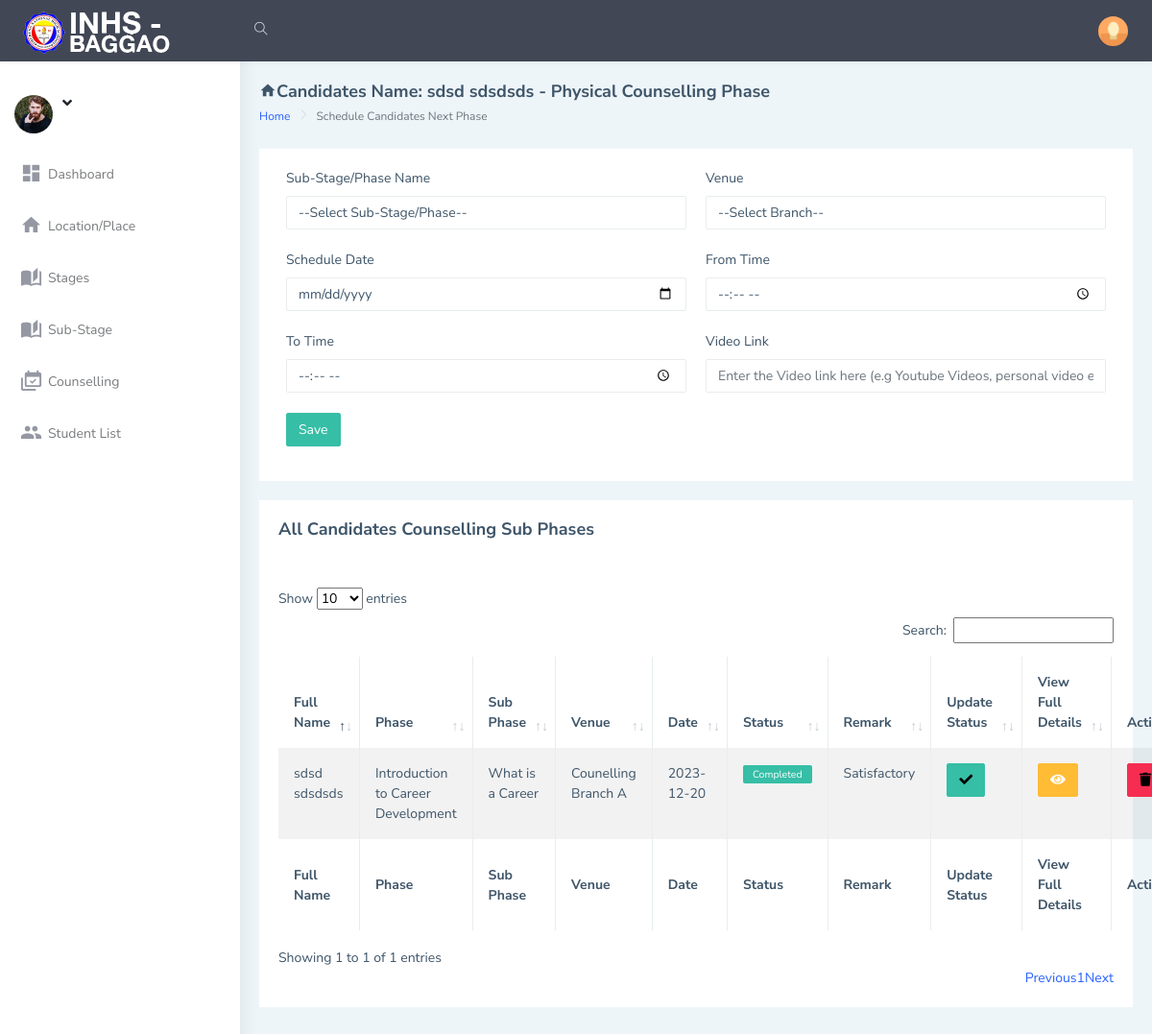
Screenshot of /admin/schedule2.php?stageid=1&cid=5 with the database file from the repository.
### tables this page shows
CREATE TABLE `users_tbl` (
  `id` int(10) NOT NULL,
  `firstName` varchar(50) DEFAULT NULL,
  `lastName` varchar(50) DEFAULT NULL,
  `emailAddress` varchar(50) DEFAULT NULL,
  `password` varchar(20) DEFAULT NULL,
  `phoneNo` varchar(20) DEFAULT NULL,
  `address` text DEFAULT NULL,
  `dob` varchar(20) DEFAULT NULL,
  `gender` varchar(10) DEFAULT NULL,
  `hobbies` text DEFAULT NULL,
  `course` varchar(50) DEFAULT NULL,
  `qualification` varchar(50) DEFAULT NULL,
  `qualificationGrade` varchar(50) DEFAULT NULL,
  `skills` text DEFAULT NULL,
  `scheduleTypeId` varchar(10) DEFAULT NULL,
  `dateCreated` varchar(20) DEFAULT NULL
);

CREATE TABLE `scheduletype_tbl` (
  `id` int(10) NOT NULL,
  `typeName` varchar(20) DEFAULT NULL
);

CREATE TABLE `substagetracker_tbl` (
  `id` int(10) NOT NULL,
  `userId` varchar(20) DEFAULT NULL,
  `stageId` varchar(20) DEFAULT NULL,
  `subStageId` varchar(20) DEFAULT NULL,
  `venue` text DEFAULT NULL,
  `scheduleDate` varchar(50) DEFAULT NULL,
  `fromTime` varchar(20) DEFAULT NULL,
  `toTime` varchar(20) DEFAULT NULL,
  `videoLink` text DEFAULT NULL,
  `status` varchar(50) DEFAULT NULL,
  `dateStarted` varchar(255) NOT NULL,
  `dateCompleted` text DEFAULT NULL,
  `remark` text DEFAULT NULL,
  `dateCreated` varchar(50) DEFAULT NULL
);

CREATE TABLE `stages_tbl` (
  `id` int(10) NOT NULL,
  `stageNo` varchar(10) DEFAULT NULL,
  `stageName` varchar(255) DEFAULT NULL,
  `description` text DEFAULT NULL,
  `remarks` text DEFAULT NULL,
  `objectives` text DEFAULT NULL,
  `material` text DEFAULT NULL,
  `videoLink` text DEFAULT NULL,
  `dateCreated` varchar(20) DEFAULT NULL
);

CREATE TABLE `substage_tbl` (
  `id` int(10) NOT NULL,
  `stageId` varchar(10) DEFAULT NULL,
  `subStageNo` varchar(10) DEFAULT NULL,
  `subStageName` varchar(255) DEFAULT NULL,
  `description` text DEFAULT NULL,
  `remark` text DEFAULT NULL,
  `objectives` text DEFAULT NULL,
  `dateCreated` varchar(20) DEFAULT NULL
);

### admin/schedule2_action.php (called while the page is built, shortened)
<?php
include('includes/dbconnection.php');
if(isset($_GET["cid"]) && $_GET["cid"] != "" && isset($_GET["stageid"]) && $_GET["stageid"] != "")
{
    $cid = $_GET["cid"];
    $stageid = $_GET["stageid"];
    $quee=mysqli_query($con,"select users_tbl.id,users_tbl.firstName,users_tbl.lastName, scheduletype_tbl.typeName,
    scheduletype_tbl.id as scheduleTypeId
    from users_tbl
    INNER JOIN scheduletype_tbl ON scheduletype_tbl.id = users_tbl.scheduleTypeId
    where users_tbl.id ='$cid'");
    $retd=mysqli_fetch_array($quee);
    if($retd > 0){
        $fullName = $retd['firstName'].' '.$retd['lastName'];
        $scheduleType = $retd['typeName'];
        $scheduleTypeId = $retd['scheduleTypeId'];
    }
}
else{
    echo "<script type = \"text/javascript\">
    window.location = (\"allCandidates.php\");
    </script>";
}
?>

### admin/schedule2.php (the view, shortened to what this page needs)
<!DOCTYPE html>
<html dir="ltr" lang="en">
<?php
include('includes/session.php');
include('schedule2_action.php');
include('includes/header.php');
?>
<body>
    <div id="main-wrapper" data-layout="vertical" data-navbarbg="skin5" data-sidebartype="full"
        data-sidebar-position="absolute" data-header-position="absolute" data-boxed-layout="full">
        <?php include 'includes/topbar.php'?>
        <?php include 'includes/sidebar.php'?>
        <div class="page-wrapper">
            <div class="page-breadcrumb">
                <div class="row align-items-center">
                    <div class="col-10">
                        <h4 class="page-title"><i class="mdi mdi-home"></i>Candidates Name: <?php echo $fullName;?> - <?php echo $scheduleType;?> Counselling Phase</h4>
                        <div class="d-flex align-items-center">
                            <nav aria-label="breadcrumb">
                                <ol class="breadcrumb">
                                    <li class="breadcrumb-item"><a href="#">Home</a></li>
                                    <li class="breadcrumb-item active" aria-current="page">Schedule Candidates Next Phase</li>
                                </ol>
                            </nav>
                        </div>
                    </div>
                </div>
            </div>
            <div class="container-fluid">
                <div class="row">
                    <div class="col-lg-12">
                        <div class="card">
                            <div class="card-body">
                                <form class="form-horizontal form-material mx-2" method="post">
                                    <div class="form-group">
                                        <div class="col-md-12">
                                            <div class="row">
                                                <div class="col-md-6">
                                                    <label>Sub-Stage/Phase Name</label>
                                                    <?php
                                                        $query=mysqli_query($con,"select * from substage_tbl where stageId ='$stageid' ORDER BY subStageNo ASC");
                                                        $count = mysqli_num_rows($query);
                                                        if($count > 0){
                                                            echo '<select required name="subStageId" class="form-control">';
                                                            echo'<option value="">--Select Sub-Stage/Phase--</option>';
                                                            echo '</select>';
                                                        }
                                                    ?>
                                                </div>
                                                <div class="col-md-6">
                                                    <label>Venue</label>
                                                    <?php if($scheduleTypeId == '2'){
                                                            echo' <input type="text" name="venue" required placeholder="Enter the meeting link here (e.g Google meet, Zoom, Skype etc)" class="form-control form-control-line">';
                                                        }else{
                                                            $querys=mysqli_query($con,"select * from branch_tbl ORDER BY branchName ASC");
                                                            $cnt = mysqli_num_rows($querys);
                                                            if($cnt > 0){
                                                                echo '<select required name="venue" class="form-control">';
                                                                echo'<option value="">--Select Branch--</option>';
                                                                echo '</select>';
                                                             }
                                                        }
                                                    ?>
                                                </div>
                                            </div>
                                            <br>
                                            <div class="row">
                                                <div class="col-md-6">
                                                    <label>Schedule Date</label>
                                                    <input type="date" name="scheduleDate" required placeholder="" class="form-control form-control-line">
                                                </div>
                                                <div class="col-md-6">
                                                    <label>From Time</label>
                                                    <input type="time" name="fromTime" required placeholder="" class="form-control form-control-line" >
                                                </div>
                                            </div>
                                            <br>
                                            <div class="row">
                                                <div class="col-md-6">
                                                    <label>To Time</label>
                                                    <input type="time" name="toTime" required placeholder="" class="form-control form-control-line">
                                                </div>
                                                <div class="col-md-6">
                                                    <label>Video Link</label>
                                                    <input type="text" name="videoLink" required placeholder="Enter the Video link here (e.g Youtube Videos, personal video etc)" class="form-control form-control-line">
                                                </div>
                                            </div>
                                            <br>
                                            <div class="row">
                                                <div class="col-md-6">
                                                    <input type="submit" name="action" id="submit_button" class="btn btn-success text-white" value="Save" />
                                                </div>
                                            </div>
                                        </div>
                                    </div>
                                </form>
                            </div>
                        </div>
                    </div>
                </div>
                <div class="row">
                    <div class="col-lg-12 col-xlg-12 col-md-12">
                        <div class="card">
                            <div class="card-body">
                            <h4 class="page-title">All Candidates Counselling Sub Phases</h4>
                                <br><br>
                                <table id="example" class="table table-striped table-bordered" style="width:100%">
                                    <thead>
                                        <tr>
                                            <th>Full Name</th>
                                            <th>Phase</th>
                                            <th>Sub Phase</th>
                                            <th>Venue</th>
                                            <th>Date</th>
                                            <th>Status</th>
                                            <th>Remark</th>
                                            <th>Update Status</th>
                                            <th>View Full Details</th>
                                            <th>Action</th>
                                        </tr>
                                    </thead>
                                    <tbody>
                                    <?php
                                        $que=mysqli_query($con,"SELECT substagetracker_tbl.id, substagetracker_tbl.userId,substagetracker_tbl.stageId,
                                        substagetracker_tbl.subStageId,substagetracker_tbl.venue,substagetracker_tbl.scheduleDate,substagetracker_tbl.fromTime,
                                        substagetracker_tbl.toTime,substagetracker_tbl.videoLink,substagetracker_tbl.status,
                                        substagetracker_tbl.dateStarted,substagetracker_tbl.dateCompleted,substagetracker_tbl.remark,
                                        users_tbl.firstName,users_tbl.lastName,stages_tbl.stageName,stages_tbl.stageNo,
                                        substage_tbl.subStageName,substage_tbl.subStageNo
                                        from substagetracker_tbl
                                        INNER JOIN stages_tbl ON stages_tbl.id = substagetracker_tbl.stageId
                                        INNER JOIN users_tbl ON users_tbl.id = substagetracker_tbl.userId
                                        INNER JOIN substage_tbl ON substage_tbl.id = substagetracker_tbl.subStageId
                                        where substagetracker_tbl.userId = '$cid' and substagetracker_tbl.stageId = '$stageid'
                                        ORDER BY substage_tbl.subStageNo ASC");
                                        while ($row=mysqli_fetch_array($que)) {
                                        ?>
                                        <tr>
                                            <td><?php echo $row['firstName'].' '.$row['lastName'];?></td>
                                            <td><?php echo $row['stageName'];?></td>
                                            <td><?php echo $row['subStageName'];?></td>
                                            <td><?php echo $row['venue'];?></td>
                                            <td><?php echo $row['scheduleDate'];?></td>
                                            <td>
                                            <?php if($row['status'] == 'InProgress'){echo '<label class="label label-info">'.$row['status'].'</label>';}
                                                    else{echo '<label class="label label-success">'.$row['status'].'</label>';}?>
                                            </td>
                                            <td><?php echo $row['remark'];?></td>
                                            <td><a href="?stageid=<?php echo $stageid;?>&cid=<?php echo $cid;?>&updid=<?php echo $row['id'];?>" onclick="return confirm('Are you sure you want to update this item as Completed?');" class="btn btn-success"><i class="fa fa-check"></i></a></td>
                                            <td><a href="fullDetails.php?viewid=<?php echo $row['id'];?>" class="btn btn-warning"><i class="fa fa-eye"></i></a></td>
                                            <td><a href="?stageid=<?php echo $stageid;?>&cid=<?php echo $cid;?>&delid=<?php echo $row['id'];?>" onclick="return confirm('Are you sure you want to delete this item?');" class="btn btn-danger"><i class="fa fa-trash"></i></a></td>
                                        </tr>
                                        <?php
                                        }
                                    ?>
                                    </tbody>
                                        <tfoot>
                                            <tr>
                                                <th>Full Name</th>
                                                <th>Phase</th>
                                                <th>Sub Phase</th>
                                                <th>Venue</th>
                                                <th>Date</th>
                                                <th>Status</th>
                                                <th>Remark</th>
                                                <th>Update Status</th>
                                                <th>View Full Details</th>
                                                <th>Action</th>
                                            </tr>
                                    </tfoot>
                                </table>
                            </div>
                        </div>
                    </div>
                </div>
            </div>
        </div>
    </div>
</body>
</html>

### rows the page displays
users_tbl: fullName "sdsd sdsdsds", scheduletype_tbl.typeName "Physical"
substagetracker_tbl: users_tbl.firstName "sdsd", users_tbl.lastName "sdsdsds", stages_tbl.stageName "Introduction to Career Development", substage_tbl.subStageName "What is a Career", venue "Counelling Branch A", scheduleDate "2023-12-20", status "Completed", remark "Satisfactory"
